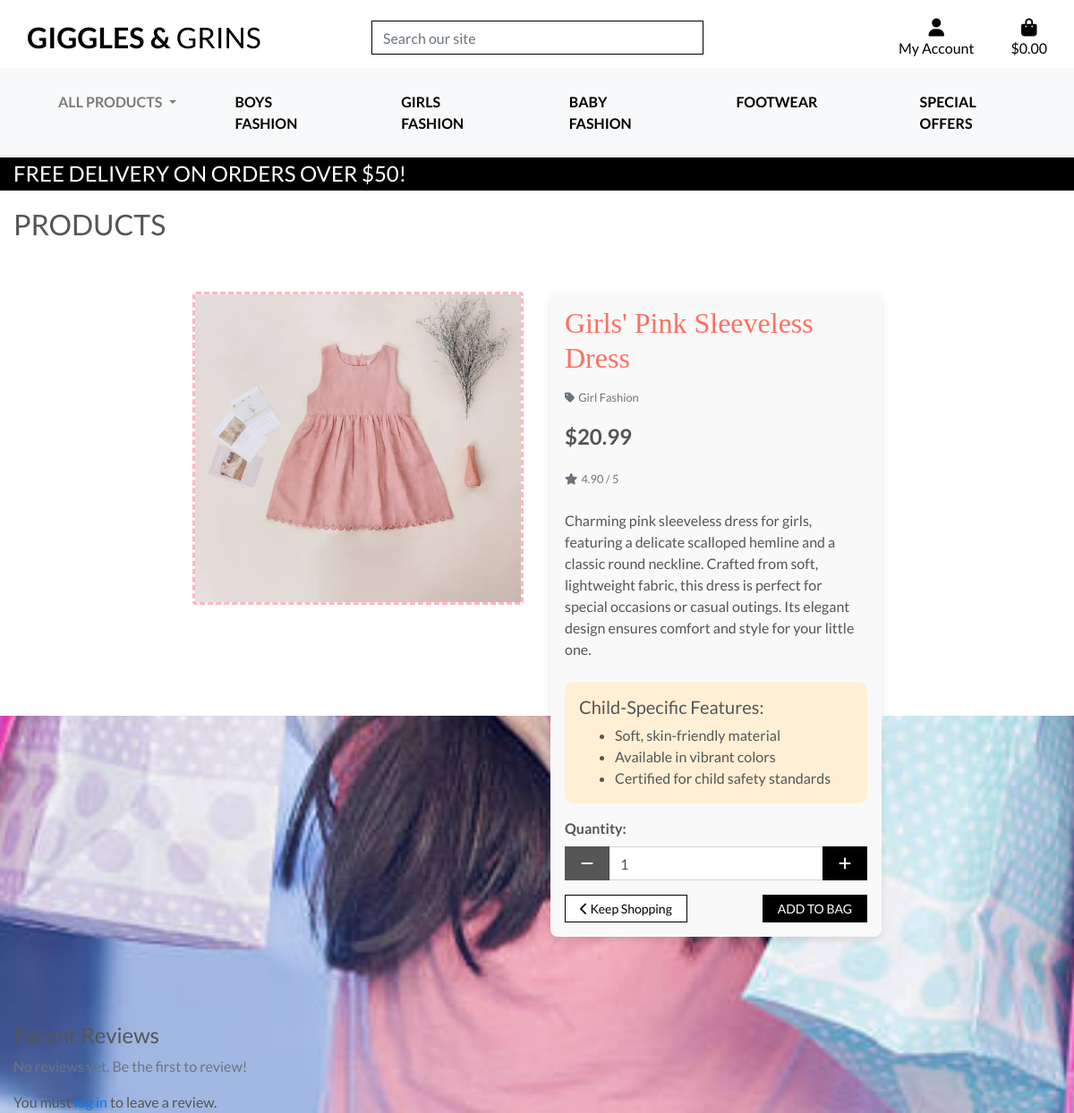
Page /products/7/ on the committed database.
### products/models.py (models this page shows, shortened)
class Product(models.Model):
    category = models.ForeignKey('Category', null=True, blank=True, on_delete=models.SET_NULL)
    subcategory = models.ForeignKey('Subcategory', null=True, blank=True, on_delete=models.SET_NULL, related_name="products")
    sku = models.CharField(max_length=254, null=True, blank=True)
    name = models.CharField(max_length=254)
    description = models.TextField()
    has_sizes = models.BooleanField(default=False, null=True, blank=True)
    price = models.DecimalField(max_digits=6, decimal_places=2)
    rating = models.DecimalField(max_digits=6, decimal_places=2, null=True, blank=True)
    image_url = models.URLField(max_length=1024, null=True, blank=True)
    image = models.ImageField(upload_to='product_images/', blank=True, null=True)
    has_sizes = models.BooleanField(default=True)

class Category(models.Model):
    name = models.CharField(max_length=254)
    friendly_name = models.CharField(max_length=254, null=True, blank=True)
    description = models.TextField(null=True, blank=True)
    class Meta:
        verbose_name_plural = 'Categories'

### products/views.py (the view, shortened to what this page needs)
# urls.py: path('<int:product_id>/', views.product_detail, name='product_detail'),
def product_detail(request, product_id):
    product = get_object_or_404(Product, pk=product_id)
    reviews = product.reviews.all()
    form = ReviewForm()
    context = {
        'product': product,
        'current_categories': Category.objects.all(),
        'reviews': reviews,
        'form': form,
    }
    return render(request, 'products/product_detail.html', context)

### products/forms.py
class ReviewForm(forms.ModelForm):
    class Meta:
        model = Review
        fields = ['comment', 'rating']
        widgets = {
            'comment': forms.Textarea(attrs={'class': 'form-control', 'rows': 4}),
            'rating': forms.NumberInput(attrs={'class': 'form-control', 'min': 1, 'max': 5}),
        }

### bag/contexts.py (called while the page is built, shortened)
def bag_contents(request):
    bag_items = []
    total = 0
    product_count = 0
    bag = request.session.get('bag', {})
    if total < settings.FREE_DELIVERY_THRESHOLD:
        delivery = total * Decimal(settings.STANDARD_DELIVERY_PERCENTAGE / 100)
        free_delivery_delta = settings.FREE_DELIVERY_THRESHOLD - total
    else:
        delivery = 0
        free_delivery_delta = 0
    grand_total = delivery + total
    context = {
        'bag_items': bag_items,
        'total': total,
        'product_count': product_count,
        'delivery': delivery,
        'free_delivery_delta': free_delivery_delta,
        'free_delivery_threshold': settings.FREE_DELIVERY_THRESHOLD,
        'grand_total': grand_total,
    }
    return context

### products/context_processors.py (called while the page is built)
def categories_with_subcategories(request):
    categories = Category.objects.prefetch_related("subcategories").all()
    return {"categories_with_subcategories": categories}

### products/templates/products/product_detail.html (shortened to what this page needs)
{% extends "base.html" %}
{% load static %}
{% block page_header %}
    <div class="container header-container">
    </div>
{% endblock %}
{% block content %}
    <div class="overlay"></div>
    <div class="container-fluid mt-5">
        <h2 class="logo-font">Products</h2>
        <div class="row">
            <div class="col-12 col-md-6 col-lg-4 offset-lg-2">
                <div class="image-container my-5">
                    {% if product.image %}
                        <a href="{{ product.image.url }}" target="_blank">
                            <img class="card-img-top img-fluid rounded" src="{{ product.image.url }}" alt="{{ product.name }}" style="border: 3px dashed #ffb6c1;">
                        </a>
                    {% else %}
                        <a href="#">
                            <img class="card-img-top img-fluid" src="{{ MEDIA_URL }}noimage.png" alt="{{ product.name }}">
                        </a>
                    {% endif %}
                </div>
            </div>
            <div class="col-12 col-md-6 col-lg-4">
                <div class="product-details-container mb-5 mt-md-5 p-3" style="background-color: #f9f9f9; border-radius: 8px; box-shadow: 0 4px 8px rgba(0, 0, 0, 0.1);">
                    <h2 class="mb-3" style="font-family: 'Comic Sans MS', cursive; color: #ff6f61;">{{ product.name }}</h2>
                    {% if product.category %}
                    <p class="small mt-1 mb-3">
                        <a class="text-muted" href="{% url 'products' %}?category={{ product.category.name }}">
                            <i class="fas fa-tag mr-1"></i>{{ product.category.friendly_name }}
                        </a>
                    </p>
                    {% endif %}
                    <p class="lead mb-3 text-left font-weight-bold" style="font-size: 1.5rem;">${{ product.price }}</p>
                    {% if product.rating %}
                        <small class="text-muted"><i class="fas fa-star mr-1"></i>{{ product.rating }} / 5</small>
                    {% else %}
                        <small class="text-muted">No Rating</small>
                    {% endif %}
                    <p class="mt-4">{{ product.description }}</p>
                    <div class="child-features mt-4 p-3" style="background-color: #ffefd5; border-radius: 10px;">
                        <h5>Child-Specific Features:</h5>
                        <ul class="mb-0">
                            <li>Soft, skin-friendly material</li>
                            <li>Available in vibrant colors</li>
                            <li>Certified for child safety standards</li>
                        </ul>
                    </div>
                    <form class="form" action="{% url 'add_to_bag' product.id %}" method="POST">
                        {% with product.has_sizes as s %}
                        <div class="form-row align-items-center mt-3">
                        <div class="{% if s %}col-6{% else %}col-12{% endif %}">
                            <label for="id_qty_{{ product.id }}"><strong>Quantity:</strong></label>
                            <div class="input-group">
                                <div class="input-group-prepend">
                                    <button class="decrement-qty btn btn-black rounded-0"
                                        data-item_id="{{ product.id }}" id="decrement-qty_{{ product.id }}">
                                        <span class="icon">
                                            <i class="fas fa-minus"></i>
                                        </span>
                                    </button>
                                </div>
                                <input class="form-control qty_input" type="number"
                                    name="quantity" value="1" min="1" max="99"
                                    data-item_id="{{ product.id }}"
                                    id="id_qty_{{ product.id }}">
                                <div class="input-group-append">
                                    <button class="increment-qty btn btn-black rounded-0"
                                        data-item_id="{{ product.id }}" id="increment-qty_{{ product.id }}">
                                        <span class="icon">
                                            <i class="fas fa-plus"></i>
                                        </span>
                                    </button>
                                </div>
                            </div>
                        </div>
                    </div>
                    {% endwith %}
                        <div class="form-row align-items-center mt-3">
                            <div class="col-6 d-flex align-items-center">
                                <a href="{% url 'products' %}" class="btn btn-outline-black btn-sm rounded-0 py-1 px-3">
                                    <i class="fas fa-chevron-left"></i> Keep Shopping
                                </a>
                            </div>
                            <div class="col-6 d-flex justify-content-end">
                                <input type="submit" class="btn btn-black btn-sm rounded-0 text-uppercase py-1 px-3" value="Add to Bag">
                            </div>
                        </div>
                    </form>
                </div>
            </div>
        </div>
        <div class="reviews mt-5">
            <h4>Parent Reviews</h4>
            {% if reviews %}
                {% for review in reviews %}
                    <div class="review mb-4">
                        <p><strong>{{ review.user.username }}</strong> ({{ review.created_at|date:"F j, Y" }})</p>
                        <p>{{ review.comment }}</p>
                        {% if review.rating %}
                            <p>Rating: {{ review.rating }} / 5</p>
                        {% endif %}
                        <hr>
                    </div>
                {% endfor %}
            {% else %}
                <p class="text-muted">No reviews yet. Be the first to review!</p>
            {% endif %}
        </div>
        {% if user.is_authenticated %}
            <div class="submit-review mt-5">
                <h5>Leave a Review</h5>
                <form method="POST">
                    {% csrf_token %}
                    {{ form.as_p }}
                    <button type="submit" class="btn btn-black">Submit Review</button>
                </form>
            </div>
        {% else %}
            <p class="mt-3">You must <a href="{% url 'login' %}">log in</a> to leave a review.</p>
        {% endif %}
    </div>
{% endblock %}

### static/css/base.css (style rules this page uses)
html { height: 100%; margin: 0; padding: 0; }
body { background: url('/media/bckground_img.jpg') no-repeat center center fixed; background-size: cover; background-color: #ADD8E6; color: #555; font-family: 'Lato'; height: 100vh; }
.container { margin-top: 20px; }
.icon { align-items: center; display: inline-flex; justify-content: center; height: 1.5rem; width: 1.5rem; }
.logo-font { text-transform: uppercase; text-align: left; }
h2.logo-font { margin-top:1.5rem ; }
.btn-black { background: black; color: white; }
.btn-outline-black { background: white; color: black !important; border: 1px solid black; }
.card-img-top { height: 350px; object-fit: cover; width: 100%; }
.overlay { height: 100%; width: 100%; top: 0; left: 0; position: fixed; background: white; z-index: -1; height: 100vh; width: 100vw; }
@media (min-width: 1200px) { .container { max-width: 80%; } }
@media (min-width: 992px) { .header-container { padding-top: 164px; } }

### rows in the picture
Product: image (picture), name "Girls' Pink Sleeveless Dress", category.friendly_name "Girl Fashion", price "20.99", rating "4.90", description "Charming pink sleeveless dress for girls, featuring a delicate scalloped hemline and a classic round neckline. Crafted from soft, lightweight fabric, this dress is perfect for special occasions or casual outings. Its elegant design ensures comfort and style for your little one."

### other values in the picture
{{ free_delivery_threshold }} "50"
